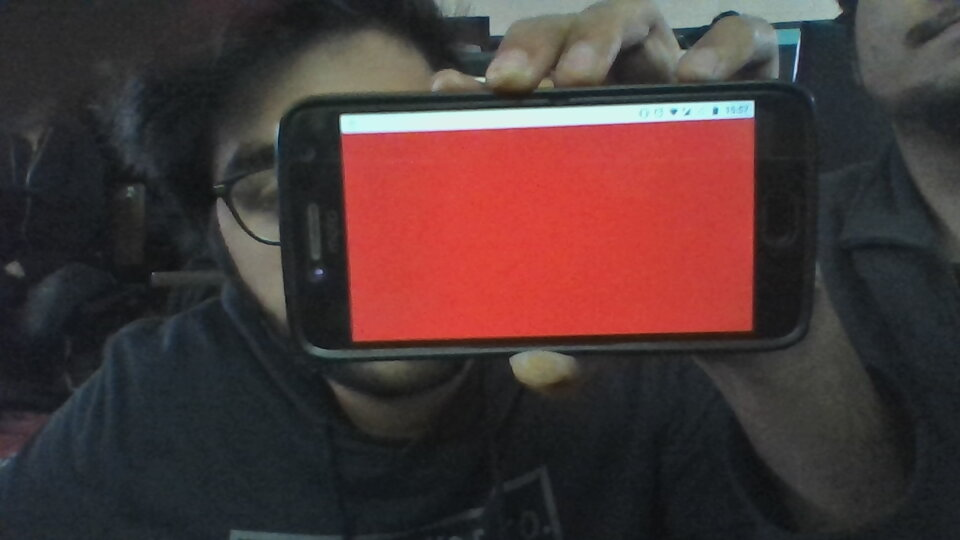
//> input picture screenshot.jpg, 960 x 540 px, given in place of the camera
$ ./ps1_c   (built with g++ and OpenCV 4)
//> lines starting //> are read from the running program, lines starting //| are printed output that depends on the picture; after the words box and inside, x2 and y2 are one past the last pixel; in counts of white or black regions, pixels touching at a corner belong together
#include<stdio.h>
#include"opencv2/highgui/highgui.hpp"
#include"opencv2/imgproc/imgproc.hpp"
#include"opencv2/core/core.hpp"
#include<bits/stdc++.h>

using namespace std;
using namespace cv;

Mat img=imread("screenshot.jpg",1);


int m(int x,int y,Mat);
int n(int x,int y,Mat);

int main()
{
	  vector <vector<Point> > contours;
  	  vector <Vec4i> hierarchy;


	namedWindow("win",WINDOW_NORMAL);

	int i,j;

	VideoCapture vid(0);

	while(1)
	{

	vid>>img;
//> img is the input picture: 540 rows x 960 cols, CV_8UC3; mean B, G, R 54.5, 54.8, 75
	Mat result(img.rows,img.cols,CV_8UC1,Scalar(0));
	Mat fres(img.rows,img.cols,CV_8UC1,Scalar(0));

	// [33 lines of commented-out code are left out]


	Canny(img,result,50,3*50,3);
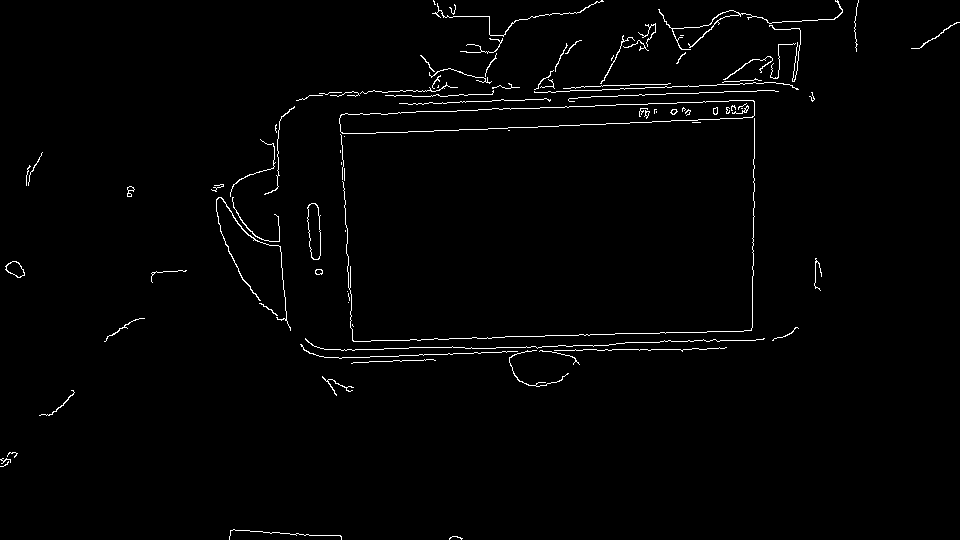
//> result: 540 rows x 960 cols, CV_8UC1; 1.5% white in thin lines or dots

	for(i=1;i<result.rows-1;i++)
	{
		for(j=1;j<result.cols-1;j++)
		{
			fres.at<uchar>(i,j)=m(i,j,result);
		}
	}
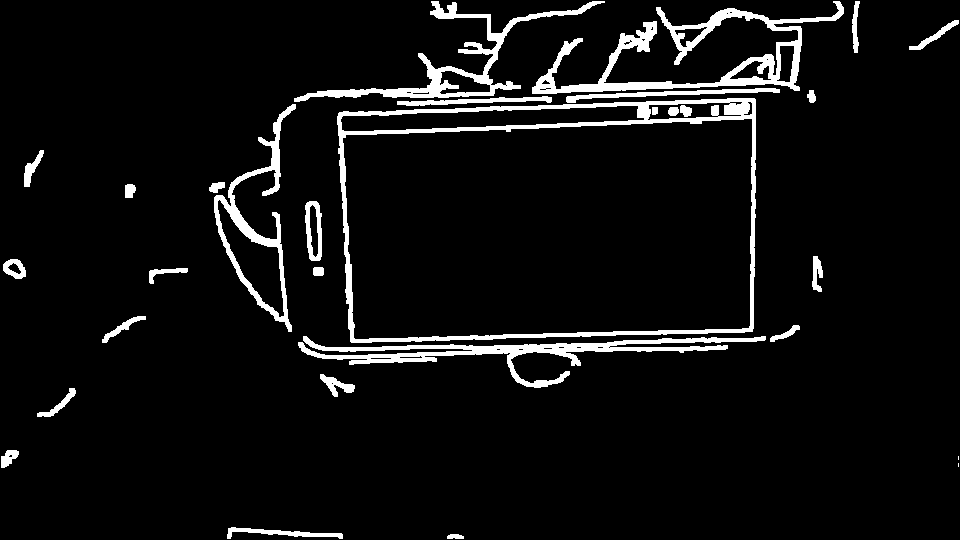
//> fres: 540 rows x 960 cols, CV_8UC1; 6.1% white; 30 white regions (2 under 20 px), largest, box (x1, y1, x2, y2) and area: (337, 98, 756, 343) 7803, (532, 1, 844, 94) 5992, (298, 336, 766, 388) 4891

		for(i=1;i<fres.rows-1;i++)
	{
		for(j=1;j<fres.cols-1;j++)
		{
			result.at<uchar>(i,j)=n(i,j,fres);
		}
	}
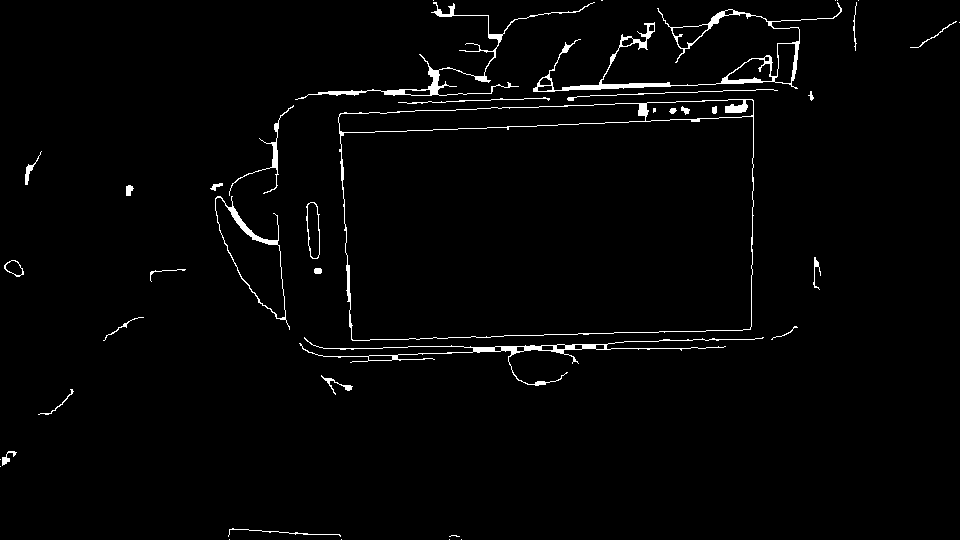
//> result: 540 rows x 960 cols, CV_8UC1; 2% white; 42 white regions (14 under 20 px)

	findContours(result,contours, hierarchy, CV_RETR_TREE, CV_CHAIN_APPROX_SIMPLE, Point(0, 0) );
//> contours = 65 contours, 19 with area under 20; largest, box (x1, y1, x2, y2) and area: (338, 99, 754, 341) 93172, (340, 116, 754, 341) 85209, (338, 103, 646, 133) 5730, (215, 196, 290, 330) 3818, (533, 2, 842, 92) 3464

	Mat contour(result.rows,result.cols,CV_8UC1,Scalar(0));

	double area;

	for(i=0;i<contours.size();i++)
	{
		area=contourArea(contours[i]);

    //	if(area>=82300)
    	drawContours(contour,contours,-1, 255, 2, 8);

    }
//> this loop made 65 passes
//> area on passes 9, 10, 11, 12, 13, 14, 15, 16, 17, 18, 19, 21: 52, 25.5, 66, 907, 118, 38, 33, 58, 43, 38, 43, 22.5
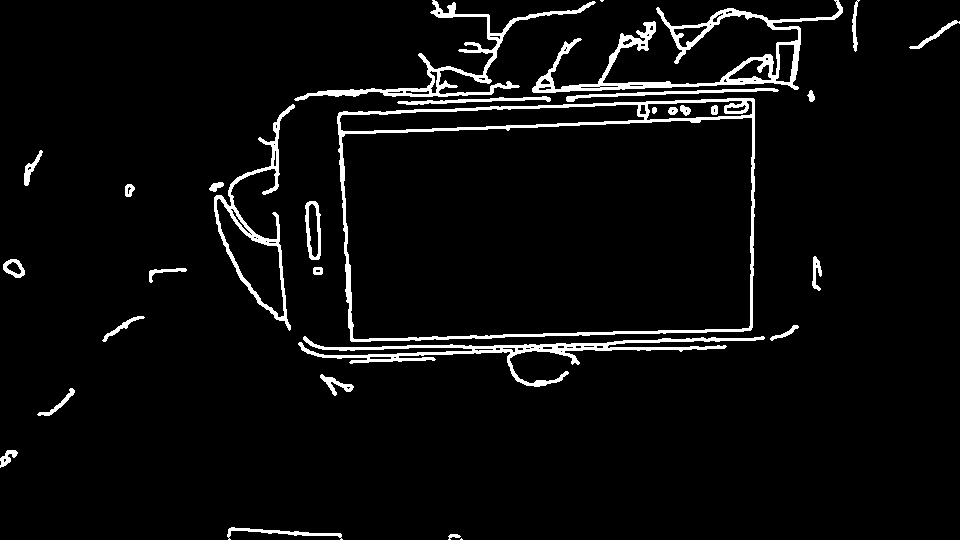
//> contour: 540 rows x 960 cols, CV_8UC1; 4.6% white; 31 white regions (2 under 20 px), largest, box (x1, y1, x2, y2) and area: (337, 98, 755, 342) 5772, (532, 0, 843, 93) 4631, (298, 336, 765, 387) 3703

    imshow("win",contour);
    waitKey(30);

	}

	//imshow("win",contour);
	//waitKey(0);

	return 0;
}

int m(int x,int y,Mat r)
{

	int i,j;

	for(i=-1;i<3;i++)
	for(j=-1;j<3;j++)
	{

		if (r.at<uchar>(x+i,y+j)==255) return 255;
	}

return 0;

}

int n(int x, int y,Mat r)
{

	int i,j;

	for(i=-1;i<3;i++)
	for(j=-1;j<3;j++)
	{

		if (r.at<uchar>(x+i,y+j)==0) return 0;
	}

return 255;

}
